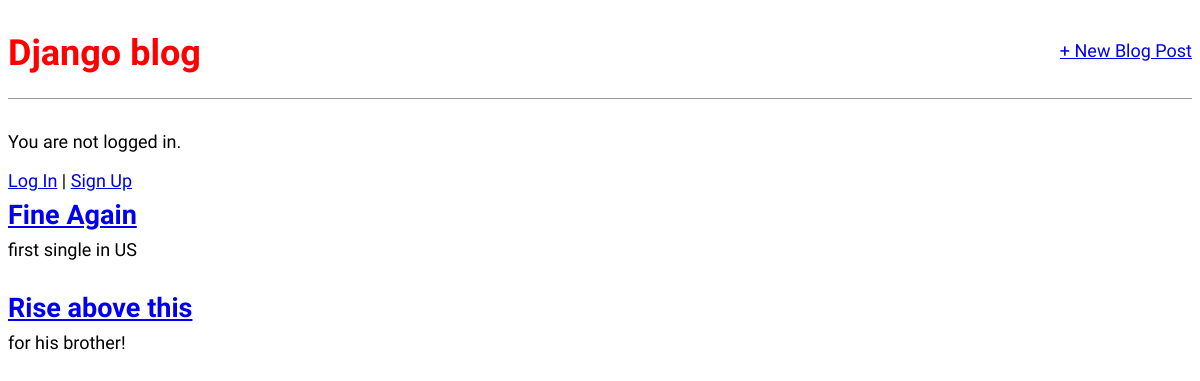
Before: / with the older database file.
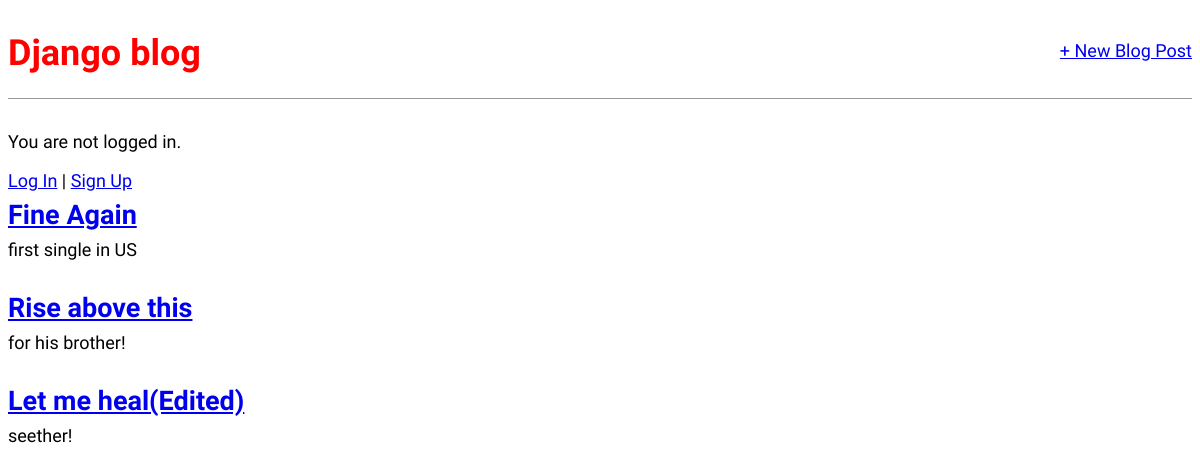
After: the same page with the newer database file.
### blog/models.py (models this page shows, shortened)
class Post(models.Model):
    title = models.CharField(max_length=200)
    author = models.ForeignKey("auth.User", on_delete=models.CASCADE, )
    body = models.TextField()

### blog/views.py (the view)
# urls.py: path("", BlogListView.as_view(), name="home"),
class BlogListView(ListView):
    model = Post
    template_name = "home.html"

### templates/home.html
<!DOCTYPE html>
<html lang="en">
{% extends "base.html" %}
{% block content %}
{% for post in post_list%}
<div class="post-entry">
    <h2><a href="{% url 'post_detail' post.pk %}">{{post.title}}</a></h2>
    <p>{{post.body}}</p>
</div>
{% endfor%}
{% endblock content %}

### templates/base.html (shortened to what this page needs)
<!DOCTYPE html>
<html lang="en">
{% load static %}
<head>
    <link rel="stylesheet" href="{% static 'css/base.css' %}" rel="stylesheet" >
</head>
<body>
    <div>
        <header>
            <div class="nav-left">
                <h1><a href="{% url 'home' %}">Django blog</a></h1>
            </div>
            <div class="nav-right">
                <a href="{% url 'post_new' %}">+ New Blog Post</a>
            </div>
        </header>
        {% if user.is_authenticated %}
        <p>Hi {{user.username}}!</p>
        <p><a href="{% url 'logout' %}">Log Out</a></p>
        {% else %}
        <p>You are not logged in.</p>
        <a href="{% url 'login' %}">Log In</a>   |
        <a href="{% url 'signup' %}">Sign Up</a>
        {% endif %}
        {% block content %}
        {% endblock content %}
    </div>
</body>
</html>

### static/css/base.css (style rules this page uses)
body { font-family: 'Source Sans Pro', sans-serif; font-size: 18px; }
header { border-bottom: 1px solid #999; margin-bottom: 2rem; display: flex; }
header h1 a { color: red; text-decoration: none; }
.nav-left { margin-right: auto; }
.nav-right { display: flex; padding-top: 2rem; }
.post-entry { margin-bottom: 2rem; }
.post-entry h2 { margin: 0.5rem 0; }
.post-entry p { margin: 0; font-weight: 400; }

Changed rows visible on the page:
added Post: title "Let me heal(Edited)", body "seether!"
